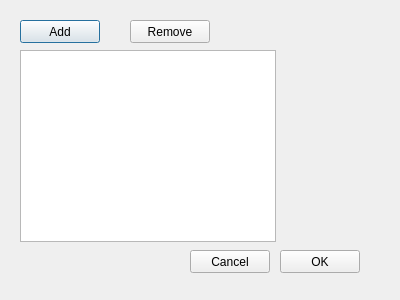
<?xml version="1.0" encoding="UTF-8"?>
<ui version="4.0">
 <class>AddFile_GUI</class>
 <widget class="QDialog" name="AddFile_GUI">
  <property name="geometry">
   <rect>
    <x>0</x>
    <y>0</y>
    <width>400</width>
    <height>300</height>
   </rect>
  </property>
  <property name="minimumSize">
   <size>
    <width>250</width>
    <height>200</height>
   </size>
  </property>
  <property name="windowTitle">
   <string>Share File(s)</string>
  </property>
  <widget class="QPushButton" name="addButton">
   <property name="geometry">
    <rect>
     <x>20</x>
     <y>20</y>
     <width>80</width>
     <height>23</height>
    </rect>
   </property>
   <property name="text">
    <string>Add</string>
   </property>
  </widget>
  <widget class="QPushButton" name="okButton">
   <property name="geometry">
    <rect>
     <x>280</x>
     <y>250</y>
     <width>80</width>
     <height>23</height>
    </rect>
   </property>
   <property name="text">
    <string>OK</string>
   </property>
  </widget>
  <widget class="QPushButton" name="cancelButton">
   <property name="geometry">
    <rect>
     <x>190</x>
     <y>250</y>
     <width>80</width>
     <height>23</height>
    </rect>
   </property>
   <property name="text">
    <string>Cancel</string>
   </property>
  </widget>
  <widget class="QTableView" name="tableView">
   <property name="geometry">
    <rect>
     <x>20</x>
     <y>50</y>
     <width>256</width>
     <height>192</height>
    </rect>
   </property>
  </widget>
  <widget class="QPushButton" name="removeButton">
   <property name="geometry">
    <rect>
     <x>130</x>
     <y>20</y>
     <width>80</width>
     <height>23</height>
    </rect>
   </property>
   <property name="text">
    <string>Remove</string>
   </property>
  </widget>
 </widget>
 <resources/>
 <connections/>
</ui>
